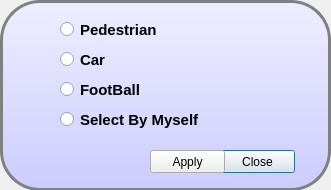
<?xml version="1.0" encoding="UTF-8"?>
<ui version="4.0">
 <class>WhatToTrackSelectDialog</class>
 <widget class="QDialog" name="WhatToTrackSelectDialog">
  <property name="geometry">
   <rect>
    <x>0</x>
    <y>0</y>
    <width>331</width>
    <height>190</height>
   </rect>
  </property>
  <property name="windowTitle">
   <string>SelectWhatToTrack</string>
  </property>
  <widget class="QFrame" name="frame">
   <property name="geometry">
    <rect>
     <x>0</x>
     <y>0</y>
     <width>331</width>
     <height>191</height>
    </rect>
   </property>
   <property name="styleSheet">
    <string notr="true">
QFrame{
border: 3px solid gray;
border-radius: 40px;
background: white;
background: QLinearGradient(x1: 0, y1: 0, x2: 0, y2: 1, stop: 0 #eef, stop: 1 #ccf);
}

QRadioButton{

font-weight: bold;
font-size: 15px;

}

QFrame{
border: 3px solid gray;
border-radius: 40px;
background: white;
background: QLinearGradient(x1: 0, y1: 0, x2: 0, y2: 1, stop: 0 #eef, stop: 1 #ccf);
}

QLabel{
border: none;
background: white;
font-weight: bold;
font-size: 15px;

}
QLineEdit {
padding: 1px;
border-style: solid;
border: 2px solid gray;
border-radius: 8px;
}</string>
   </property>
   <property name="frameShape">
    <enum>QFrame::StyledPanel</enum>
   </property>
   <property name="frameShadow">
    <enum>QFrame::Raised</enum>
   </property>
   <widget class="QRadioButton" name="radioButton_selectByMouse">
    <property name="geometry">
     <rect>
      <x>60</x>
      <y>110</y>
      <width>167</width>
      <height>19</height>
     </rect>
    </property>
    <property name="text">
     <string>Select By Myself</string>
    </property>
   </widget>
   <widget class="QRadioButton" name="radioButton_Pedestrian">
    <property name="geometry">
     <rect>
      <x>60</x>
      <y>20</y>
      <width>113</width>
      <height>19</height>
     </rect>
    </property>
    <property name="text">
     <string>Pedestrian</string>
    </property>
   </widget>
   <widget class="QRadioButton" name="radioButton_football">
    <property name="geometry">
     <rect>
      <x>60</x>
      <y>80</y>
      <width>95</width>
      <height>19</height>
     </rect>
    </property>
    <property name="text">
     <string>FootBall</string>
    </property>
   </widget>
   <widget class="QRadioButton" name="radioButton_car">
    <property name="geometry">
     <rect>
      <x>60</x>
      <y>50</y>
      <width>50</width>
      <height>19</height>
     </rect>
    </property>
    <property name="text">
     <string>Car</string>
    </property>
   </widget>
   <widget class="QPushButton" name="pushButton_exit">
    <property name="geometry">
     <rect>
      <x>220</x>
      <y>150</y>
      <width>75</width>
      <height>23</height>
     </rect>
    </property>
    <property name="text">
     <string>Close</string>
    </property>
   </widget>
   <widget class="QPushButton" name="pushButton_apply">
    <property name="geometry">
     <rect>
      <x>150</x>
      <y>150</y>
      <width>75</width>
      <height>23</height>
     </rect>
    </property>
    <property name="text">
     <string>Apply</string>
    </property>
   </widget>
  </widget>
 </widget>
 <resources/>
 <connections/>
</ui>
